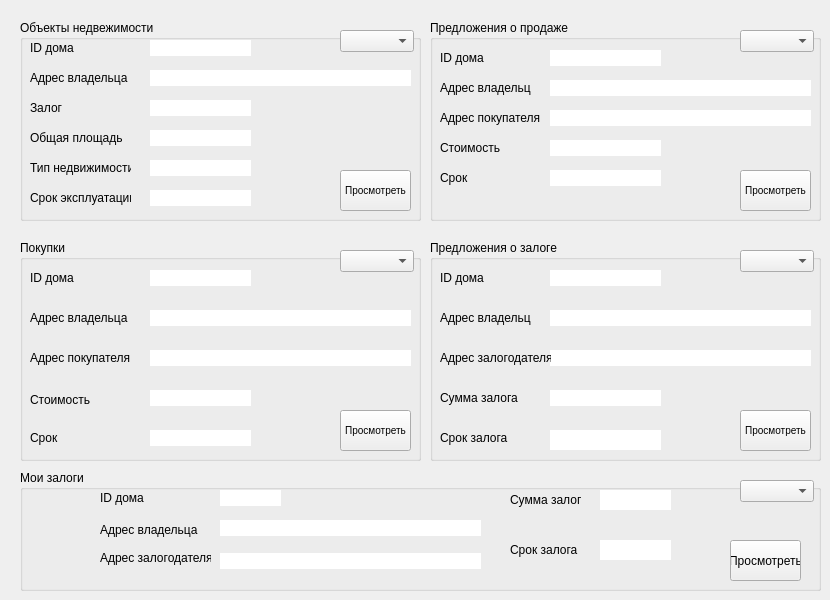
    <widget class="QWidget" name="tab">
     <property name="toolTip">
      <string>&lt;html&gt;&lt;head/&gt;&lt;body&gt;&lt;p&gt;Личный кабинет&lt;/p&gt;&lt;/body&gt;&lt;/html&gt;</string>
     </property>
     <attribute name="title">
      <string>Личный кабинет</string>
     </attribute>
     <widget class="QGroupBox" name="groupBox_6">
      <property name="geometry">
       <rect>
        <x>20</x>
        <y>20</y>
        <width>401</width>
        <height>201</height>
       </rect>
      </property>
      <property name="title">
       <string>Объекты недвежимости</string>
      </property>
      <widget class="QComboBox" name="comboBox_2">
       <property name="geometry">
        <rect>
         <x>320</x>
         <y>10</y>
         <width>74</width>
         <height>22</height>
        </rect>
       </property>
      </widget>
      <widget class="QLabel" name="label_13">
       <property name="geometry">
        <rect>
         <x>130</x>
         <y>20</y>
         <width>101</width>
         <height>16</height>
        </rect>
       </property>
       <property name="styleSheet">
        <string notr="true">background-color: rgb(255, 255, 255);</string>
       </property>
       <property name="text">
        <string/>
       </property>
      </widget>
      <widget class="QLabel" name="label_14">
       <property name="geometry">
        <rect>
         <x>130</x>
         <y>50</y>
         <width>261</width>
         <height>16</height>
        </rect>
       </property>
       <property name="styleSheet">
        <string notr="true">background-color: rgb(255, 255, 255);</string>
       </property>
       <property name="text">
        <string/>
       </property>
      </widget>
      <widget class="QLabel" name="label_15">
       <property name="geometry">
        <rect>
         <x>130</x>
         <y>80</y>
         <width>101</width>
         <height>16</height>
        </rect>
       </property>
       <property name="styleSheet">
        <string notr="true">background-color: rgb(255, 255, 255);</string>
       </property>
       <property name="text">
        <string/>
       </property>
      </widget>
      <widget class="QLabel" name="label_16">
       <property name="geometry">
        <rect>
         <x>130</x>
         <y>110</y>
         <width>101</width>
         <height>16</height>
        </rect>
       </property>
       <property name="styleSheet">
        <string notr="true">background-color: rgb(255, 255, 255);</string>
       </property>
       <property name="text">
        <string/>
       </property>
      </widget>
      <widget class="QLabel" name="label_50">
       <property name="geometry">
        <rect>
         <x>10</x>
         <y>110</y>
         <width>101</width>
         <height>16</height>
        </rect>
       </property>
       <property name="text">
        <string>Общая площадь</string>
       </property>
      </widget>
      <widget class="QLabel" name="label_51">
       <property name="geometry">
        <rect>
         <x>10</x>
         <y>80</y>
         <width>101</width>
         <height>16</height>
        </rect>
       </property>
       <property name="text">
        <string>Залог</string>
       </property>
      </widget>
      <widget class="QLabel" name="label_52">
       <property name="geometry">
        <rect>
         <x>10</x>
         <y>50</y>
         <width>101</width>
         <height>16</height>
        </rect>
       </property>
       <property name="text">
        <string>Адрес владельца</string>
       </property>
      </widget>
      <widget class="QLabel" name="label_53">
       <property name="geometry">
        <rect>
         <x>10</x>
         <y>20</y>
         <width>101</width>
         <height>16</height>
        </rect>
       </property>
       <property name="text">
        <string>ID дома</string>
       </property>
      </widget>
      <widget class="QPushButton" name="pushButton_20">
       <property name="geometry">
        <rect>
         <x>320</x>
         <y>150</y>
         <width>71</width>
         <height>41</height>
        </rect>
       </property>
       <property name="styleSheet">
        <string notr="true">QPushButton {
font-size: 10px;

}</string>
       </property>
       <property name="text">
        <string>Просмотреть</string>
       </property>
      </widget>
      <widget class="QLabel" name="label_17">
       <property name="geometry">
        <rect>
         <x>130</x>
         <y>140</y>
         <width>101</width>
         <height>16</height>
        </rect>
       </property>
       <property name="styleSheet">
        <string notr="true">background-color: rgb(255, 255, 255);</string>
       </property>
       <property name="text">
        <string/>
       </property>
      </widget>
      <widget class="QLabel" name="label_54">
       <property name="geometry">
        <rect>
         <x>10</x>
         <y>140</y>
         <width>101</width>
         <height>16</height>
        </rect>
       </property>
       <property name="text">
        <string>Тип недвижимости</string>
       </property>
      </widget>
      <widget class="QLabel" name="label_18">
       <property name="geometry">
        <rect>
         <x>130</x>
         <y>170</y>
         <width>101</width>
         <height>16</height>
        </rect>
       </property>
       <property name="styleSheet">
        <string notr="true">background-color: rgb(255, 255, 255);</string>
       </property>
       <property name="text">
        <string/>
       </property>
      </widget>
      <widget class="QLabel" name="label_55">
       <property name="geometry">
        <rect>
         <x>10</x>
         <y>170</y>
         <width>101</width>
         <height>16</height>
        </rect>
       </property>
       <property name="text">
        <string>Срок эксплуатации</string>
       </property>
      </widget>
     </widget>
     <widget class="QGroupBox" name="groupBox_11">
      <property name="geometry">
       <rect>
        <x>20</x>
        <y>470</y>
        <width>801</width>
        <height>121</height>
       </rect>
      </property>
      <property name="title">
       <string>Мои залоги</string>
      </property>
      <widget class="QComboBox" name="comboBox">
       <property name="geometry">
        <rect>
         <x>720</x>
         <y>10</y>
         <width>74</width>
         <height>22</height>
        </rect>
       </property>
      </widget>
      <widget class="QLabel" name="label_34">
       <property name="geometry">
        <rect>
         <x>200</x>
         <y>20</y>
         <width>61</width>
         <height>16</height>
        </rect>
       </property>
       <property name="styleSheet">
        <string notr="true">background-color: rgb(255, 255, 255);</string>
       </property>
       <property name="text">
        <string/>
       </property>
      </widget>
      <widget class="QLabel" name="label_35">
       <property name="geometry">
        <rect>
         <x>200</x>
         <y>50</y>
         <width>261</width>
         <height>16</height>
        </rect>
       </property>
       <property name="styleSheet">
        <string notr="true">background-color: rgb(255, 255, 255);</string>
       </property>
       <property name="text">
        <string/>
       </property>
      </widget>
      <widget class="QLabel" name="label_36">
       <property name="geometry">
        <rect>
         <x>200</x>
         <y>83</y>
         <width>261</width>
         <height>16</height>
        </rect>
       </property>
       <property name="styleSheet">
        <string notr="true">background-color: rgb(255, 255, 255);</string>
       </property>
       <property name="text">
        <string/>
       </property>
      </widget>
      <widget class="QLabel" name="label_37">
       <property name="geometry">
        <rect>
         <x>580</x>
         <y>20</y>
         <width>71</width>
         <height>20</height>
        </rect>
       </property>
       <property name="styleSheet">
        <string notr="true">background-color: rgb(255, 255, 255);</string>
       </property>
       <property name="text">
        <string/>
       </property>
      </widget>
      <widget class="QLabel" name="label_38">
       <property name="geometry">
        <rect>
         <x>580</x>
         <y>70</y>
         <width>71</width>
         <height>20</height>
        </rect>
       </property>
       <property name="styleSheet">
        <string notr="true">background-color: rgb(255, 255, 255);</string>
       </property>
       <property name="text">
        <string/>
       </property>
      </widget>
      <widget class="QPushButton" name="pushButton_24">
       <property name="geometry">
        <rect>
         <x>710</x>
         <y>70</y>
         <width>71</width>
         <height>41</height>
        </rect>
       </property>
       <property name="styleSheet">
        <string notr="true"/>
       </property>
       <property name="text">
        <string>Просмотреть</string>
       </property>
      </widget>
      <widget class="QLabel" name="label_71">
       <property name="geometry">
        <rect>
         <x>80</x>
         <y>20</y>
         <width>61</width>
         <height>16</height>
        </rect>
       </property>
       <property name="text">
        <string>ID дома</string>
       </property>
      </widget>
      <widget class="QLabel" name="label_72">
       <property name="geometry">
        <rect>
         <x>80</x>
         <y>50</y>
         <width>111</width>
         <height>20</height>
        </rect>
       </property>
       <property name="text">
        <string>Адрес владельца</string>
       </property>
      </widget>
      <widget class="QLabel" name="label_73">
       <property name="geometry">
        <rect>
         <x>80</x>
         <y>80</y>
         <width>111</width>
         <height>16</height>
        </rect>
       </property>
       <property name="text">
        <string>Адрес залогодателя</string>
       </property>
      </widget>
      <widget class="QLabel" name="label_74">
       <property name="geometry">
        <rect>
         <x>490</x>
         <y>20</y>
         <width>71</width>
         <height>20</height>
        </rect>
       </property>
       <property name="text">
        <string>Сумма залога</string>
       </property>
      </widget>
      <widget class="QLabel" name="label_75">
       <property name="geometry">
        <rect>
         <x>490</x>
         <y>70</y>
         <width>71</width>
         <height>20</height>
        </rect>
       </property>
       <property name="text">
        <string>Срок залога</string>
       </property>
      </widget>
     </widget>
     <widget class="QGroupBox" name="groupBox_10">
      <property name="geometry">
       <rect>
        <x>430</x>
        <y>240</y>
        <width>391</width>
        <height>221</height>
       </rect>
      </property>
      <property name="title">
       <string>Предложения о залоге</string>
      </property>
      <widget class="QComboBox" name="comboBox_4">
       <property name="geometry">
        <rect>
         <x>310</x>
         <y>10</y>
         <width>74</width>
         <height>22</height>
        </rect>
       </property>
      </widget>
      <widget class="QLabel" name="label_29">
       <property name="geometry">
        <rect>
         <x>120</x>
         <y>30</y>
         <width>111</width>
         <height>16</height>
        </rect>
       </property>
       <property name="styleSheet">
        <string notr="true">background-color: rgb(255, 255, 255);</string>
       </property>
       <property name="text">
        <string/>
       </property>
      </widget>
      <widget class="QLabel" name="label_30">
       <property name="geometry">
        <rect>
         <x>120</x>
         <y>70</y>
         <width>261</width>
         <height>16</height>
        </rect>
       </property>
       <property name="styleSheet">
        <string notr="true">background-color: rgb(255, 255, 255);</string>
       </property>
       <property name="text">
        <string/>
       </property>
      </widget>
      <widget class="QLabel" name="label_31">
       <property name="geometry">
        <rect>
         <x>120</x>
         <y>110</y>
         <width>261</width>
         <height>16</height>
        </rect>
       </property>
       <property name="styleSheet">
        <string notr="true">background-color: rgb(255, 255, 255);</string>
       </property>
       <property name="text">
        <string/>
       </property>
      </widget>
      <widget class="QLabel" name="label_32">
       <property name="geometry">
        <rect>
         <x>120</x>
         <y>150</y>
         <width>111</width>
         <height>16</height>
        </rect>
       </property>
       <property name="styleSheet">
        <string notr="true">background-color: rgb(255, 255, 255);</string>
       </property>
       <property name="text">
        <string/>
       </property>
      </widget>
      <widget class="QLabel" name="label_33">
       <property name="geometry">
        <rect>
         <x>120</x>
         <y>190</y>
         <width>111</width>
         <height>20</height>
        </rect>
       </property>
       <property name="styleSheet">
        <string notr="true">background-color: rgb(255, 255, 255);</string>
       </property>
       <property name="text">
        <string/>
       </property>
      </widget>
      <widget class="QPushButton" name="pushButton_22">
       <property name="geometry">
        <rect>
         <x>310</x>
         <y>170</y>
         <width>71</width>
         <height>41</height>
        </rect>
       </property>
       <property name="styleSheet">
        <string notr="true">QPushButton {
font-size: 10px;

}</string>
       </property>
       <property name="text">
        <string>Просмотреть</string>
       </property>
      </widget>
      <widget class="QLabel" name="label_66">
       <property name="geometry">
        <rect>
         <x>10</x>
         <y>30</y>
         <width>71</width>
         <height>16</height>
        </rect>
       </property>
       <property name="text">
        <string>ID дома</string>
       </property>
      </widget>
      <widget class="QLabel" name="label_67">
       <property name="geometry">
        <rect>
         <x>10</x>
         <y>70</y>
         <width>91</width>
         <height>16</height>
        </rect>
       </property>
       <property name="text">
        <string>Адрес владельца</string>
       </property>
      </widget>
      <widget class="QLabel" name="label_68">
       <property name="geometry">
        <rect>
         <x>10</x>
         <y>110</y>
         <width>111</width>
         <height>16</height>
        </rect>
       </property>
       <property name="text">
        <string>Адрес залогодателя</string>
       </property>
      </widget>
      <widget class="QLabel" name="label_69">
       <property name="geometry">
        <rect>
         <x>10</x>
         <y>150</y>
         <width>81</width>
         <height>16</height>
        </rect>
       </property>
       <property name="text">
        <string>Сумма залога</string>
       </property>
      </widget>
      <widget class="QLabel" name="label_70">
       <property name="geometry">
        <rect>
         <x>10</x>
         <y>190</y>
         <width>81</width>
         <height>16</height>
        </rect>
       </property>
       <property name="text">
        <string>Срок залога</string>
       </property>
      </widget>
     </widget>
     <widget class="QGroupBox" name="groupBox_9">
      <property name="geometry">
       <rect>
        <x>20</x>
        <y>240</y>
        <width>401</width>
        <height>221</height>
       </rect>
      </property>
      <property name="title">
       <string>Покупки</string>
      </property>
      <widget class="QLabel" name="label_24">
       <property name="geometry">
        <rect>
         <x>130</x>
         <y>30</y>
         <width>101</width>
         <height>16</height>
        </rect>
       </property>
       <property name="styleSheet">
        <string notr="true">background-color: rgb(255, 255, 255);</string>
       </property>
       <property name="text">
        <string/>
       </property>
      </widget>
      <widget class="QLabel" name="label_25">
       <property name="geometry">
        <rect>
         <x>130</x>
         <y>70</y>
         <width>261</width>
         <height>16</height>
        </rect>
       </property>
       <property name="styleSheet">
        <string notr="true">background-color: rgb(255, 255, 255);</string>
       </property>
       <property name="text">
        <string/>
       </property>
      </widget>
      <widget class="QLabel" name="label_26">
       <property name="geometry">
        <rect>
         <x>130</x>
         <y>110</y>
         <width>261</width>
         <height>16</height>
        </rect>
       </property>
       <property name="styleSheet">
        <string notr="true">background-color: rgb(255, 255, 255);</string>
       </property>
       <property name="text">
        <string/>
       </property>
      </widget>
      <widget class="QLabel" name="label_27">
       <property name="geometry">
        <rect>
         <x>130</x>
         <y>150</y>
         <width>101</width>
         <height>16</height>
        </rect>
       </property>
       <property name="styleSheet">
        <string notr="true">background-color: rgb(255, 255, 255);</string>
       </property>
       <property name="text">
        <string/>
       </property>
      </widget>
      <widget class="QLabel" name="label_28">
       <property name="geometry">
        <rect>
         <x>130</x>
         <y>190</y>
         <width>101</width>
         <height>16</height>
        </rect>
       </property>
       <property name="styleSheet">
        <string notr="true">background-color: rgb(255, 255, 255);</string>
       </property>
       <property name="text">
        <string/>
       </property>
      </widget>
      <widget class="QPushButton" name="pushButton_23">
       <property name="geometry">
        <rect>
         <x>320</x>
         <y>170</y>
         <width>71</width>
         <height>41</height>
        </rect>
       </property>
       <property name="styleSheet">
        <string notr="true">QPushButton {
font-size: 10px;

}</string>
       </property>
       <property name="text">
        <string>Просмотреть</string>
       </property>
      </widget>
      <widget class="QComboBox" name="comboBox_3">
       <property name="geometry">
        <rect>
         <x>320</x>
         <y>10</y>
         <width>74</width>
         <height>22</height>
        </rect>
       </property>
      </widget>
      <widget class="QLabel" name="label_61">
       <property name="geometry">
        <rect>
         <x>10</x>
         <y>30</y>
         <width>91</width>
         <height>16</height>
        </rect>
       </property>
       <property name="text">
        <string>ID дома</string>
       </property>
      </widget>
      <widget class="QLabel" name="label_62">
       <property name="geometry">
        <rect>
         <x>10</x>
         <y>70</y>
         <width>111</width>
         <height>16</height>
        </rect>
       </property>
       <property name="text">
        <string>Адрес владельца</string>
       </property>
      </widget>
      <widget class="QLabel" name="label_63">
       <property name="geometry">
        <rect>
         <x>10</x>
         <y>110</y>
         <width>101</width>
         <height>16</height>
        </rect>
       </property>
       <property name="text">
        <string>Адрес покупателя</string>
       </property>
      </widget>
      <widget class="QLabel" name="label_64">
       <property name="geometry">
        <rect>
         <x>10</x>
         <y>190</y>
         <width>81</width>
         <height>16</height>
        </rect>
       </property>
       <property name="text">
        <string>Срок</string>
       </property>
      </widget>
      <widget class="QLabel" name="label_65">
       <property name="geometry">
        <rect>
         <x>10</x>
         <y>150</y>
         <width>91</width>
         <height>20</height>
        </rect>
       </property>
       <property name="text">
        <string>Стоимость</string>
       </property>
      </widget>
     </widget>
     <widget class="QGroupBox" name="groupBox_7">
      <property name="geometry">
       <rect>
        <x>430</x>
        <y>20</y>
        <width>391</width>
        <height>201</height>
       </rect>
      </property>
      <property name="title">
       <string>Предложения о продаже</string>
      </property>
      <widget class="QComboBox" name="comboBox_5">
       <property name="geometry">
        <rect>
         <x>310</x>
         <y>10</y>
         <width>74</width>
         <height>22</height>
        </rect>
       </property>
      </widget>
      <widget class="QLabel" name="label_19">
       <property name="geometry">
        <rect>
         <x>120</x>
         <y>30</y>
         <width>111</width>
         <height>16</height>
        </rect>
       </property>
       <property name="styleSheet">
        <string notr="true">background-color: rgb(255, 255, 255);</string>
       </property>
       <property name="text">
        <string/>
       </property>
      </widget>
      <widget class="QLabel" name="label_20">
       <property name="geometry">
        <rect>
         <x>120</x>
         <y>60</y>
         <width>261</width>
         <height>16</height>
        </rect>
       </property>
       <property name="styleSheet">
        <string notr="true">background-color: rgb(255, 255, 255);</string>
       </property>
       <property name="text">
        <string/>
       </property>
      </widget>
      <widget class="QLabel" name="label_21">
       <property name="geometry">
        <rect>
         <x>120</x>
         <y>90</y>
         <width>261</width>
         <height>16</height>
        </rect>
       </property>
       <property name="styleSheet">
        <string notr="true">background-color: rgb(255, 255, 255);</string>
       </property>
       <property name="text">
        <string/>
       </property>
      </widget>
      <widget class="QLabel" name="label_22">
       <property name="geometry">
        <rect>
         <x>120</x>
         <y>150</y>
         <width>111</width>
         <height>16</height>
        </rect>
       </property>
       <property name="styleSheet">
        <string notr="true">background-color: rgb(255, 255, 255);</string>
       </property>
       <property name="text">
        <string/>
       </property>
      </widget>
      <widget class="QLabel" name="label_23">
       <property name="geometry">
        <rect>
         <x>120</x>
         <y>120</y>
         <width>111</width>
         <height>16</height>
        </rect>
       </property>
       <property name="styleSheet">
        <string notr="true">background-color: rgb(255, 255, 255);</string>
       </property>
       <property name="text">
        <string/>
       </property>
      </widget>
      <widget class="QPushButton" name="pushButton_21">
       <property name="geometry">
        <rect>
         <x>310</x>
         <y>150</y>
         <width>71</width>
         <height>41</height>
        </rect>
       </property>
       <property name="styleSheet">
        <string notr="true">QPushButton {
font-size: 10px;

}</string>
       </property>
       <property name="text">
        <string>Просмотреть</string>
       </property>
      </widget>
      <widget class="QLabel" name="label_56">
       <property name="geometry">
        <rect>
         <x>10</x>
         <y>30</y>
         <width>101</width>
         <height>16</height>
        </rect>
       </property>
       <property name="text">
        <string>ID дома</string>
       </property>
      </widget>
      <widget class="QLabel" name="label_57">
       <property name="geometry">
        <rect>
         <x>10</x>
         <y>60</y>
         <width>91</width>
         <height>16</height>
        </rect>
       </property>
       <property name="text">
        <string>Адрес владельца</string>
       </property>
      </widget>
      <widget class="QLabel" name="label_58">
       <property name="geometry">
        <rect>
         <x>10</x>
         <y>90</y>
         <width>101</width>
         <height>16</height>
        </rect>
       </property>
       <property name="text">
        <string>Адрес покупателя</string>
       </property>
      </widget>
      <widget class="QLabel" name="label_59">
       <property name="geometry">
        <rect>
         <x>10</x>
         <y>120</y>
         <width>91</width>
         <height>16</height>
        </rect>
       </property>
       <property name="text">
        <string>Стоимость</string>
       </property>
      </widget>
      <widget class="QLabel" name="label_60">
       <property name="geometry">
        <rect>
         <x>10</x>
         <y>150</y>
         <width>91</width>
         <height>16</height>
        </rect>
       </property>
       <property name="text">
        <string>Срок</string>
       </property>
      </widget>
     </widget>
    </widget>
